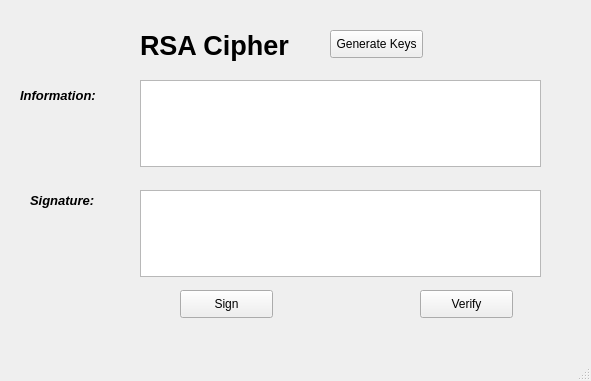
<?xml version="1.0" encoding="UTF-8"?>
<ui version="4.0">
 <class>MainWindow</class>
 <widget class="QMainWindow" name="MainWindow">
  <property name="geometry">
   <rect>
    <x>0</x>
    <y>0</y>
    <width>591</width>
    <height>381</height>
   </rect>
  </property>
  <property name="windowTitle">
   <string>RSA CIPHER - rsa.ui</string>
  </property>
  <widget class="QWidget" name="centralwidget">
   <widget class="QLabel" name="label">
    <property name="geometry">
     <rect>
      <x>140</x>
      <y>20</y>
      <width>231</width>
      <height>51</height>
     </rect>
    </property>
    <property name="text">
     <string>&lt;html&gt;&lt;head/&gt;&lt;body&gt;&lt;p&gt;&lt;span style=&quot; font-size:20pt; font-weight:600;&quot;&gt;RSA Cipher&lt;/span&gt;&lt;/p&gt;&lt;/body&gt;&lt;/html&gt;</string>
    </property>
   </widget>
   <widget class="QTextEdit" name="signature_txt">
    <property name="geometry">
     <rect>
      <x>140</x>
      <y>190</y>
      <width>401</width>
      <height>87</height>
     </rect>
    </property>
   </widget>
   <widget class="QPushButton" name="Verify_btn">
    <property name="geometry">
     <rect>
      <x>420</x>
      <y>290</y>
      <width>93</width>
      <height>28</height>
     </rect>
    </property>
    <property name="text">
     <string>Verify</string>
    </property>
   </widget>
   <widget class="QLabel" name="label_3">
    <property name="geometry">
     <rect>
      <x>20</x>
      <y>80</y>
      <width>111</width>
      <height>31</height>
     </rect>
    </property>
    <property name="frameShadow">
     <enum>QFrame::Plain</enum>
    </property>
    <property name="lineWidth">
     <number>0</number>
    </property>
    <property name="text">
     <string>&lt;html&gt;&lt;head/&gt;&lt;body&gt;&lt;p&gt;&lt;span style=&quot; font-size:10pt; font-weight:600; font-style:italic;&quot;&gt;Information:&lt;/span&gt;&lt;/p&gt;&lt;/body&gt;&lt;/html&gt;</string>
    </property>
   </widget>
   <widget class="QPushButton" name="sign_btn">
    <property name="geometry">
     <rect>
      <x>180</x>
      <y>290</y>
      <width>93</width>
      <height>28</height>
     </rect>
    </property>
    <property name="text">
     <string>Sign</string>
    </property>
   </widget>
   <widget class="QLabel" name="label_5">
    <property name="geometry">
     <rect>
      <x>30</x>
      <y>190</y>
      <width>111</width>
      <height>21</height>
     </rect>
    </property>
    <property name="text">
     <string>&lt;html&gt;&lt;head/&gt;&lt;body&gt;&lt;p&gt;&lt;span style=&quot; font-size:10pt; font-weight:600; font-style:italic;&quot;&gt;Signature:&lt;/span&gt;&lt;/p&gt;&lt;/body&gt;&lt;/html&gt;</string>
    </property>
   </widget>
   <widget class="QTextEdit" name="information_txt">
    <property name="geometry">
     <rect>
      <x>140</x>
      <y>80</y>
      <width>401</width>
      <height>87</height>
     </rect>
    </property>
   </widget>
   <widget class="QPushButton" name="generateKeys_btn">
    <property name="geometry">
     <rect>
      <x>330</x>
      <y>30</y>
      <width>93</width>
      <height>28</height>
     </rect>
    </property>
    <property name="text">
     <string>Generate Keys</string>
    </property>
   </widget>
  </widget>
  <widget class="QMenuBar" name="menubar">
   <property name="geometry">
    <rect>
     <x>0</x>
     <y>0</y>
     <width>591</width>
     <height>21</height>
    </rect>
   </property>
  </widget>
  <widget class="QStatusBar" name="statusbar"/>
 </widget>
 <resources/>
 <connections/>
</ui>
